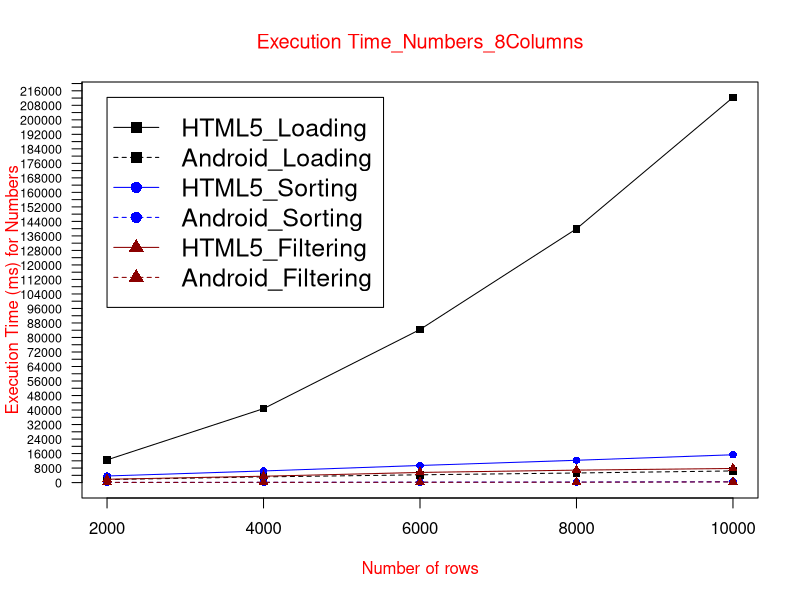

The R source for this figure:
data <- read.table("ETnum8col.txt", header = TRUE)

max_y <- max(data)
plot_colors <- c("black", "blue", "red4")
png(filename="ETnum8Col.png", height = 1000, width = 1300, bg = "white")
plot(data$HTML5_Loading, type = "o", col = plot_colors[1], pch=15,  ylim=c(0,max_y), axes=FALSE, ann=FALSE)
axis(1, at=1:5, lab=c("2000", "4000", "6000", "8000", "10000"))
axis(2, las=1, at=4000*0:max_y, cex.axis = 0.75)

box()
lines(data$Android_Loading, type="o", pch=15, lty=2, col=plot_colors[1])
lines(data$HTML5_Sorting, type="o", pch=16, lty=1,  col=plot_colors[2])
lines(data$Android_Sorting, type="o", pch=16, lty=2,  col=plot_colors[2])   
lines(data$HTML5_Filtering, type="o", pch=17, lty=1, col=plot_colors[3])
lines(data$Android_Filtering, type="o", pch=17, lty=2,   col=plot_colors[3])

title(main="Execution Time_Numbers_8Columns", col.main="red", font.main=6)
title(xlab= "Number of rows", col.lab="red")
title(ylab= "Execution Time (ms) for Numbers", col.lab="red")
legend(1, max_y, names(data), cex=1.5, col=c("black", "black","blue", "blue","red4","red4"), pch=c(15,15,16,16,17,17), lty=c(1,2,1,2,1,2));

dev.off()

   
            
